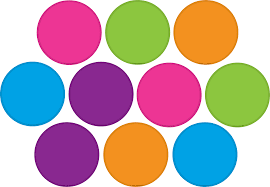
#> input picture Session 7/circles.png, 270 x 187 px
$ jupyter execute 'Session 7-1 & Hough Circle.ipynb'
#> lines starting #> are read from the running program, lines starting #| are printed output that depends on the picture; after the words box and inside, x2 and y2 are one past the last pixel; in counts of white or black regions, pixels touching at a corner belong together
<h1> Hough Circle

[cell 1]
#importing the libraries
import cv2
import numpy as np

[cell 2]
img = cv2.imread('circles.png')
#> img is the input picture: shape (187, 270, 3); mean B, G, R 167.3, 165, 186
gray = cv2.cvtColor(img , cv2.COLOR_BGR2GRAY)
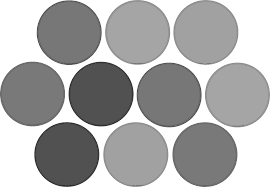
#> gray: shape (187, 270); min 43, max 255, mean 171.5
cimg = cv2.medianBlur(gray,5)
bgrimg = cv2.cvtColor(cimg , cv2.COLOR_GRAY2BGR)

[cell 3]
circle = cv2.HoughCircles(cimg,cv2.HOUGH_GRADIENT,1,20,param1=100,param2=30,minRadius=0,maxRadius=0)
#> circle = [[68.5, 31.5, 32.1], [205.5, 32.5, 32.1], [136.5, 31.5, 32.2], [236.5, 94.5, 32], [32.5, 93.5, 32], [169.5, 94.5, 32.1], [204.5, 153.5, 32], [101.5, 93.5, 32.2], [65.5, 154.5, 32.4], [134.5, 154.5, 32.4]]

[cell 4]
circle = np.uint16(np.around(circle))
#> circle = [[68, 32, 32], [206, 32, 32], [136, 32, 32], [236, 94, 32], [32, 94, 32], [170, 94, 32], [204, 154, 32], [102, 94, 32], [66, 154, 32], [134, 154, 32]]

[cell 5]
for i in circle[0,:]:
    cv2.circle(img,(i[0],i[1]),i[2],(0,255,0),2)
    cv2.circle(img,(i[0],i[1]),2,(0,0,255),3)
#> this loop made 10 passes
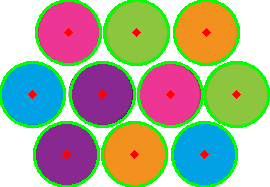
#> img: shape (187, 270, 3); 12.61% of pixels changed, all inside (x1, y1, x2, y2) = (0, 0, 270, 187)
